Frame 1 (no input): blank canvas, image omitted
Frame 60 (the mouse pressed at the canvas centre just before this capture): blank canvas, image omitted
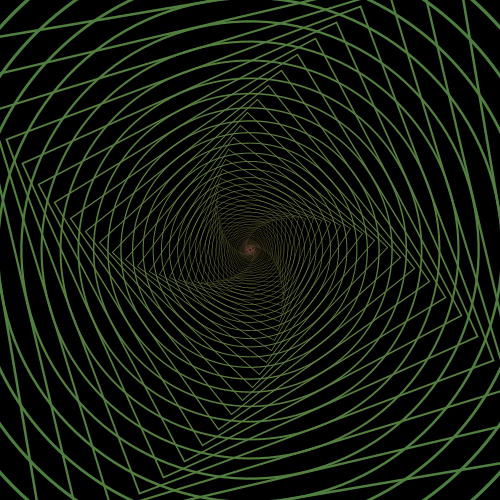
Frame 120 (the mouse held since frame 60 and released just before this capture)

The Processing sketch whose frames 1 and 60 were blank and that drew this single picture after the mouse press (run headless with seeded random() and noise(); from frame 60 on, the mouse is pressed at the canvas centre):

// Processing sketch: CoolThing1
// ── CoolThing1.pde
void setup() {
  size(500, 500);

  //endShape(CLOSE);
}
float rot=0;
void draw() {
  background(0);
  noFill();
  stroke(255);
  rot+=0.01;
  float cur=0;
  float ang=0;
  float r=0;
  int n=100;
  translate(width/2, height/2);
  strokeWeight(0.01);
  for (int i=0; i<n; i++) {
    myShape(0, 0, 2, 2,float(i)/n);
    scale(1.1);
    rotate(TWO_PI/n+rot/(i*i+1));
  }
}
void myShape(float x,float y,float w,float h,float f){
  colorMode(HSB,100);
  stroke(f*mouseX/5,mouseY/5,(mouseX+mouseY)/2/5);
  colorMode(RGB,255);
  ellipseMode(CENTER);
  rectMode(CENTER);
  ellipse(x,y,w,h);
  rect(x,y,w,h);
}
